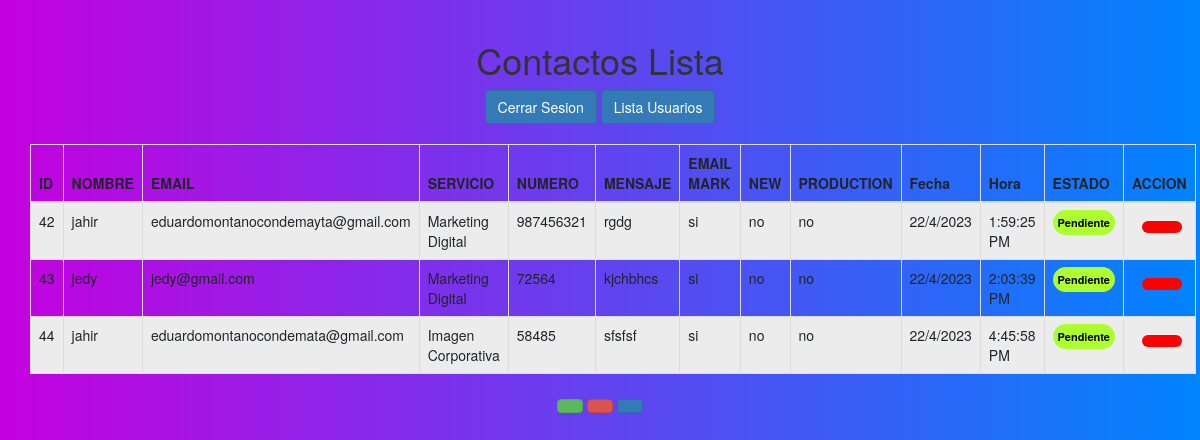
The page /intranet.php (signed in) on the database its author committed.
### tables this page shows
CREATE TABLE `contactanos` (
  `id` int(11) NOT NULL,
  `nombre` varchar(250) DEFAULT NULL,
  `email` varchar(250) DEFAULT NULL,
  `servicio` varchar(250) DEFAULT NULL,
  `numero` varchar(9) DEFAULT NULL,
  `mensaje` text DEFAULT NULL,
  `emailMarck` varchar(10) DEFAULT NULL,
  `new` varchar(10) DEFAULT NULL,
  `production` varchar(10) DEFAULT NULL,
  `fecha` varchar(50) DEFAULT NULL,
  `hora` varchar(15) DEFAULT NULL,
  `estado` varchar(50) DEFAULT NULL
);

### intranet.php (the view, shortened to what this page needs)
<!DOCTYPE html>
<html lang="es">
<head>
  <link href="https://cdn.jsdelivr.net/npm/bootstrap@5.2.0-beta1/dist/css/bootstrap.min.css" rel="stylesheet">
  <link rel="stylesheet" href="css/stylos.css?48588">
  <link rel="stylesheet" href="https://maxcdn.bootstrapcdn.com/bootstrap/3.3.7/css/bootstrap.min.css">
</head>
<body style="background: linear-gradient(to right,  rgb(197, 0, 223),rgb(0, 132, 255));">
  <div display="flex" justify-content="center">
    <br>
    <h1 class="text-center">Contactos Lista</h1>
    <center>
      <div class="cen">
        <a type="button" class="btn btn-primary " href="admin/cerrar.php" id="cer">Cerrar Sesion</a>
        <a type="button" class="btn btn-primary" href="admin/usuarios/index.php">Lista Usuarios</a>
      </div>
    </center>
    <br>
    <div class="table-responsive px-5 " id="sx">
      <table class="table table-striped table-bordered" id="miTabla">
        <thead>
          <tr>
            <th scope="col">ID</th>
            <th scope="col">NOMBRE</th>
            <th scope="col">EMAIL</th>
            <th scope="col">SERVICIO</th>
            <th scope="col">NUMERO</th>
            <th scope="col">MENSAJE</th>
            <th scope="col">EMAIL MARK</th>
            <th scope="col">NEW</th>
            <th scope="col">PRODUCTION</th>
            <th scope="col">Fecha</th>
            <th scope="col">Hora</th>
            <th scope="col">ESTADO</th>
            <th scope="col">ACCION</th>
          </tr>
        </thead>
        <tbody>
          <?php
          $server = 'localhost';
          $user = 'root';
          $pass = '';
          $db = 'digimedia';
          $conn = mysqli_connect($server, $user, $pass, $db);
          $query = mysqli_query($conn, "SELECT * FROM contactanos  ORDER BY estado DESC; ");
          $result = mysqli_num_rows($query);
          if ($result > 0) {
            while ($data = mysqli_fetch_array($query)) {
              if ($data['estado'] == 1) {
                $estado = '<span class="señ">Pendiente</span>';
              } else {
                $estado = '<span class="at">Atendido</span>';
              }
          ?>
              <tr>
                <td scope="row"><?php echo $data['id'] ?></td>
                <td id="sx"><?php echo $data['nombre'] ?></td>
                <td><?php echo $data['email'] ?></td>
                <td><?php echo $data['servicio'] ?></td>
                <td><?php echo $data['numero'] ?></td>
                <td><?php echo $data['mensaje'] ?></td>
                <td><?php echo $data['emailMarck'] ?></td>
                <td><?php echo $data['new'] ?></td>
                <td><?php echo $data['production'] ?></td>
                <td><?php echo $data['fecha'] ?></td>
                <td><?php echo $data['hora'] ?></td>
                <td><?php echo $estado ?></td>
                <?php if ($data['estado'] == 1) { ?>
                  <td>
                    <form action="View/atendido.php" method="POST">
                      <button type="submit" class="btnsx pendiente " onclick="return confirm('&iquest Esta seguro de que desea dar por atendido?');"><i class="fa-solid fa-trash"></i></button>
                    </form>
                  </td>
                <?php } ?>
              </tr>
          <?php
            }
          } ?>
        </tbody>
      </table>
    </div>
    <center>
      <div class="cen">
        <button class="btn btn-success" onclick="exportToExcel()"><i class="fa-solid fa-file-excel fa-beat"></i></button>
        <button class="btn btn-danger" id="pdfout"><i class="fa-solid fa-file-pdf fa-beat"></i></button>
        <button class="btn btn-primary" onclick="imprimirParteDePagina()"><i class="fa-solid fa-print fa-beat"></i></button>
      </div>
    </center>
  </div>
</body>
</html>

### css/stylos.css (style rules this page uses)
* { margin: 0; padding: 0; box-sizing: border-box; }
:root { --first-color: #6434d1; --second-color: #9e7fe2; --shadow-color: #FF9E9E; --shadow-color-light: white; --color_banner_primero: #FF0080; }
body, html { margin: 0; height: 100%; }

### intranet.php (style rules this page uses)
.btnsx { background-color: red; border: none; color: white; padding: 6px; width: 40px; border-radius: 6px; margin-left: 10px; }
.señ { background-color: greenyellow; padding: 5px; border-radius: 20px; font-size: 11px; color: black; font-weight: bold; }

### rows shown on the page
contactanos: id "42", nombre "jahir", email "eduardomontanocondemayta@gmail.com", servicio "Marketing Digital", numero "987456321", mensaje "rgdg", emailMarck "si", new "no", production "no", fecha "22/4/2023", hora "1:59:25 PM", estado "Pendiente"
contactanos: id "43", nombre "jedy", email "jedy@gmail.com", servicio "Marketing Digital", numero "72564", mensaje "kjchbhcs", emailMarck "si", new "no", production "no", fecha "22/4/2023", hora "2:03:39 PM", estado "Pendiente"
contactanos: id "44", nombre "jahir", email "eduardomontanocondemata@gmail.com", servicio "Imagen Corporativa", numero "58485", mensaje "sfsfsf", emailMarck "si", new "no", production "no", fecha "22/4/2023", hora "4:45:58 PM", estado "Pendiente"
